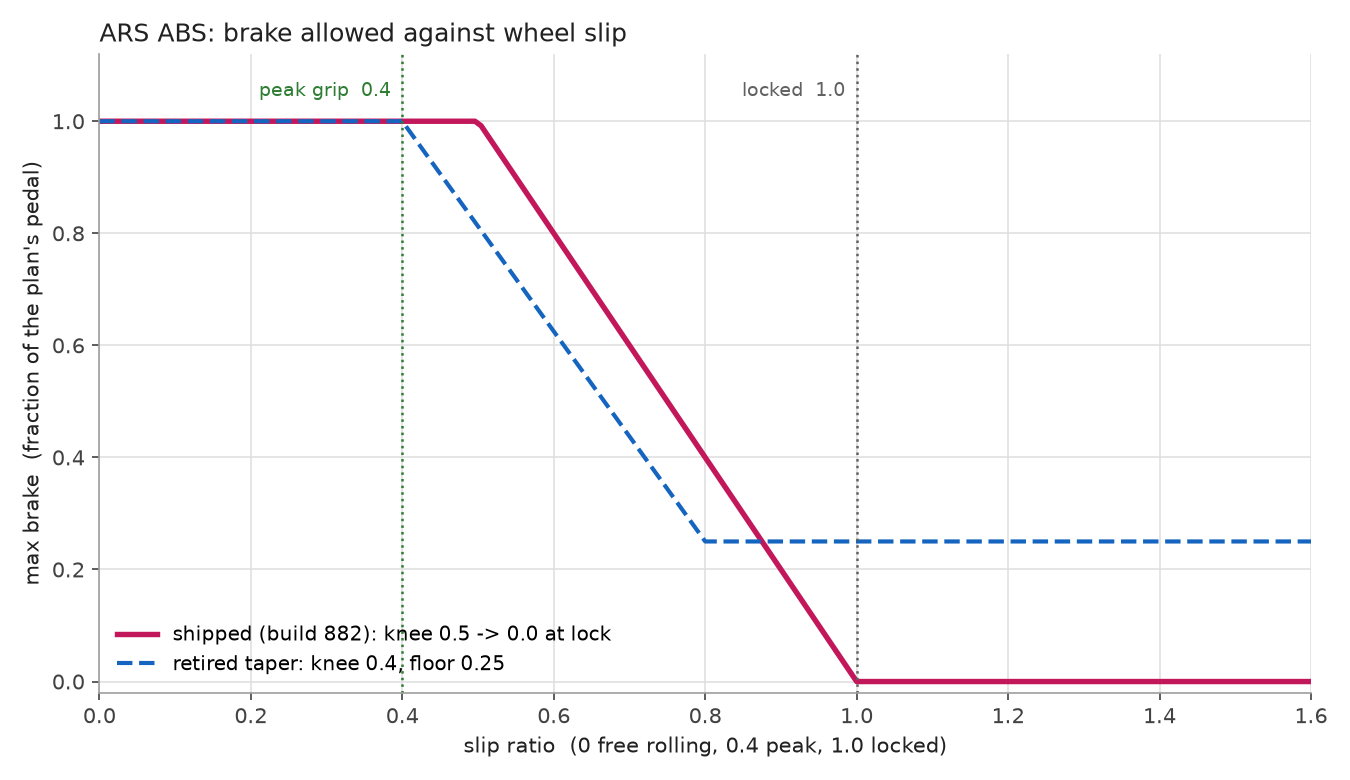

Reproduce this figure in Python.
import matplotlib
matplotlib.use("Agg")
import matplotlib.pyplot as plt

# Slip-ratio axis, as the engine's own curve is indexed: 0 free rolling, 0.4 the traction
# peak (sfTractionPeakAngle x sfTractionMinAngleInv), 1.0 fully locked and flat beyond.
PEAK, LOCK = 0.4, 1.0

def new_law(slip):
    """Shipped in build 882: knee 0.5, straight to 0.0 at the lock point."""
    if slip <= 0.5:
        return 1.0
    return max(0.0, 1.0 - (slip - 0.5) / (LOCK - 0.5))

def old_law(slip):
    """The taper retired in 7ccaac7: knee at the peak, span 0.4, floor 0.25."""
    if slip <= PEAK:
        return 1.0
    span = slip - PEAK
    return max(0.25, 1.0 - span / 0.4 * (1.0 - 0.25))

xs = [i / 200 * 1.6 for i in range(201)]
new = [new_law(x) for x in xs]
old = [old_law(x) for x in xs]

fig, ax = plt.subplots(figsize=(9, 5.2), dpi=150)
fig.patch.set_facecolor("white")
ax.set_facecolor("white")

ax.plot(xs, new, color="#c2185b", linewidth=2.6, label="shipped (build 882): knee 0.5 -> 0.0 at lock")
ax.plot(xs, old, color="#1565c0", linewidth=2.0, linestyle="--", label="retired taper: knee 0.4, floor 0.25")

ax.axvline(PEAK, color="#2e7d32", linewidth=1.2, linestyle=":")
ax.text(PEAK - 0.015, 1.045, "peak grip  0.4", color="#2e7d32", fontsize=9, ha="right")
ax.axvline(LOCK, color="#616161", linewidth=1.2, linestyle=":")
ax.text(LOCK - 0.015, 1.045, "locked  1.0", color="#616161", fontsize=9, ha="right")

ax.set_xlabel("slip ratio  (0 free rolling, 0.4 peak, 1.0 locked)", color="#212121")
ax.set_ylabel("max brake  (fraction of the plan's pedal)", color="#212121")
ax.set_title("ARS ABS: brake allowed against wheel slip", color="#212121", fontsize=12, loc="left")
ax.set_xlim(0, 1.6)
ax.set_ylim(-0.02, 1.12)
ax.grid(True, color="#e0e0e0", linewidth=0.8)
for spine in ("top", "right"):
    ax.spines[spine].set_visible(False)
for spine in ("left", "bottom"):
    ax.spines[spine].set_color("#9e9e9e")
ax.tick_params(colors="#424242")
ax.legend(frameon=False, loc="lower left", fontsize=9.5)

fig.tight_layout()
out = "docs/abs-slip-taper.png"
fig.savefig(out, facecolor=fig.get_facecolor())
print("escrito:", out)
